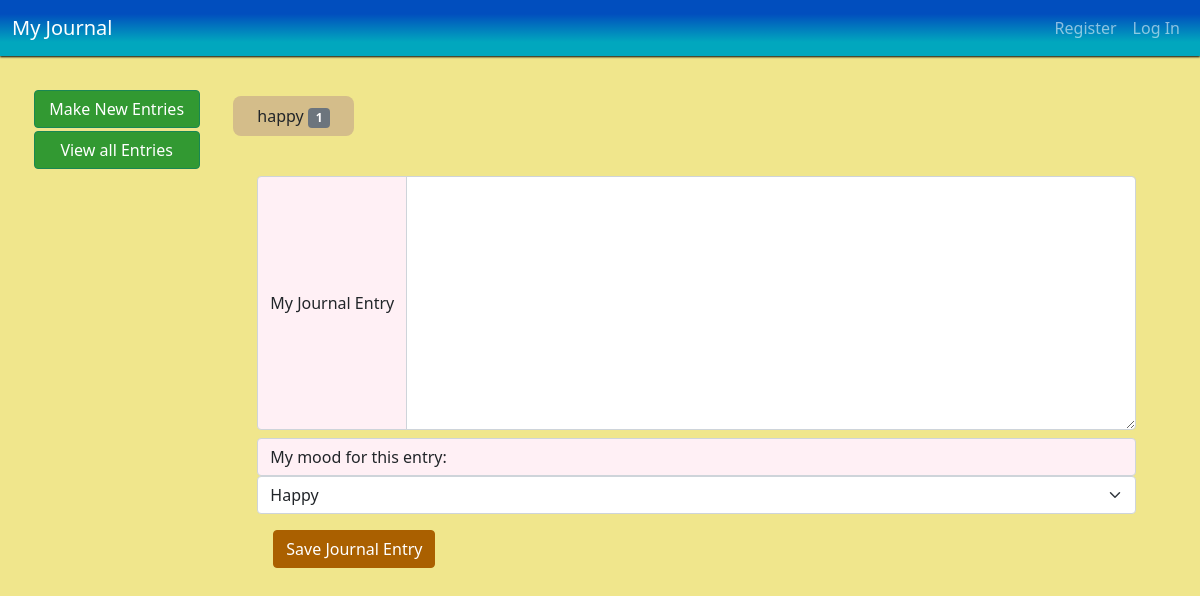
Before: / with the older database file.
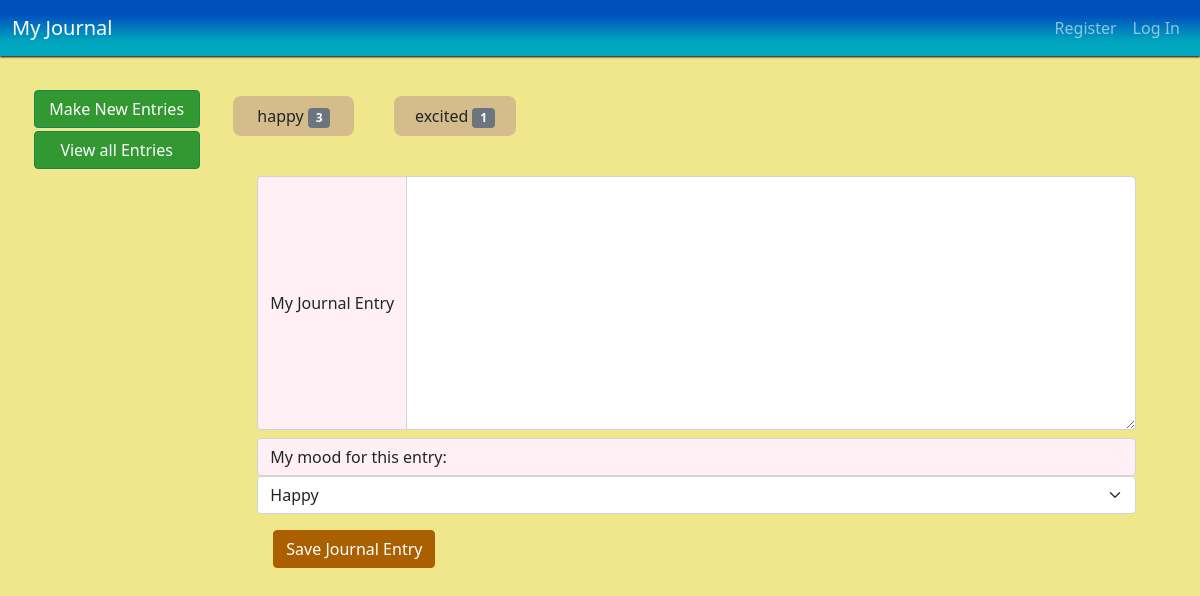
After: the same page with the newer database file.
### tables this page shows
CREATE TABLE 'entries' ('id' INTEGER PRIMARY KEY AUTOINCREMENT NOT NULL, 'username' TEXT NOT NULL, 'entry' TEXT, 'mood' TEXT, 'date' DATE);

### app.py (the view)
@app.route('/')
def index():
    with alcSession(engine) as conn:
        statement = text("SELECT mood FROM entries WHERE username = '1'")
        rows = conn.execute(statement)
        rows = rows.all()
        print(rows)
        total_moods = {}
        for row in rows:
            print(row[0])
            total_moods.setdefault(row[0], 0)
            total_moods[row[0]] += 1
            print(total_moods)
    return render_template('index.html', moods=total_moods)

### app.py (called while the page is built)
@app.after_request
def after_request(response):
    response.headers["Cache-Control"] = "no-cache, no-store, must-revalidate"
    response.headers["Expires"] = 0
    response.headers["Pragma"] = "no-cache"
    return response

### templates/index.html (shortened to what this page needs)
{% extends "layout.html" %}
{% block main %}
<main class='container-fluid journal-container'>
  <div class='row'>
    <div class='col-md-2'>
      <nav class="flex-column nav nav-menu">
        <button id='new-entries-btn' class='menu-btn btn btn-success'>Make New Entries</button>
        <button id='all-entries-btn' class='menu-btn btn btn-success'>View all Entries</button>
      </nav>
    </div>
    <div class='col-md-10'>
      <div class='row' id='mood-row'>
        {% for mood, num in moods.items() %}
        <div class='col-md-2'>
          <p class='mood-btn'>{{ mood }}
            <span class="badge bg-secondary">{{ num }}</span>
          </p>
        </div>
        {% endfor %}
      </div>
      <div class='container'>
        <div class='row'>
          <div class='col-md-12'>
            <form action="/journal" method="post" id='journal-form'>
              <div class="input-group">
                <span class="input-group-text" id='journal-desc' >My Journal Entry</span>
                <textarea name='journal-entry' class="form-control" aria-label="my journal entry" rows=10></textarea>
              </div>
              <span class="input-group-text" id='mood-desc'>My mood for this entry:</span>
              <select name='mood-select' class="form-select" aria-label="Default select example">
                <option defaultValue>Happy</option>
              </select>
              <div class='btn-container'>
                <button class='btn-primary btn' id='save-btn'>
                  Save Journal Entry
                </button>
              </div>
            </form>
          </div>
        </div>
      </div>
    </div>
  </div>
</main>
{% endblock %}

### templates/layout.html (shortened to what this page needs)
<!DOCTYPE html>
<html lang="en">
<head>
    <link href="https://cdn.jsdelivr.net/npm/bootstrap@5.0.0-beta1/dist/css/bootstrap.min.css" rel="stylesheet"
>
    <link href="/static/css/css-output/output.css" rel="stylesheet">
</head>
<body>
    <nav class="navbar navbar-expand-md navbar-dark">
        <div class="container-fluid">
            <a class="navbar-brand" href='/'>My Journal</a>
            <div class="collapse navbar-collapse" id="navbar">
                {% if session.user_id %}
                <ul class="navbar-nav me-auto mb-2 mb-lg-0">
                    <li class="nav-item"><a class="nav-link" href="/">Journal Home</a></li>
                    <li class="nav-item"><a class="nav-link" href="/logout">Log Out</a></li>
                </ul>
                {% else %}
                <ul class="navbar-nav me-auto mb-2 mb-lg-0">
                    <li class="nav-item"><a class="nav-link" href="/register">Register</a></li>
                    <li class="nav-item"><a class="nav-link" href="/login">Log In</a></li>
                </ul>
                {% endif %}
            </div>
        </div>
    </nav>
        {% block main %}{% endblock %}
</body>
</html>

Changed rows visible on the page:
computed for entries "happy": num "1" → "3"
added entries: mood "excited", username "1"
